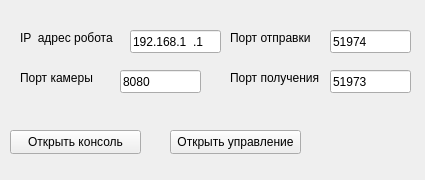
<?xml version="1.0" encoding="UTF-8"?>
<ui version="4.0">
 <class>Widget</class>
 <widget class="QWidget" name="Widget">
  <property name="geometry">
   <rect>
    <x>0</x>
    <y>0</y>
    <width>425</width>
    <height>180</height>
   </rect>
  </property>
  <property name="minimumSize">
   <size>
    <width>425</width>
    <height>180</height>
   </size>
  </property>
  <property name="maximumSize">
   <size>
    <width>425</width>
    <height>180</height>
   </size>
  </property>
  <property name="focusPolicy">
   <enum>Qt::StrongFocus</enum>
  </property>
  <property name="windowTitle">
   <string>RoboControlQt</string>
  </property>
  <widget class="QLabel" name="label">
   <property name="geometry">
    <rect>
     <x>20</x>
     <y>30</y>
     <width>101</width>
     <height>16</height>
    </rect>
   </property>
   <property name="text">
    <string>IP  адрес робота</string>
   </property>
  </widget>
  <widget class="QLineEdit" name="ipEdit">
   <property name="geometry">
    <rect>
     <x>130</x>
     <y>30</y>
     <width>91</width>
     <height>23</height>
    </rect>
   </property>
   <property name="inputMask">
    <string>000.000.000.000; </string>
   </property>
   <property name="text">
    <string>192.168.1.1</string>
   </property>
  </widget>
  <widget class="QLabel" name="label_2">
   <property name="geometry">
    <rect>
     <x>230</x>
     <y>30</y>
     <width>91</width>
     <height>16</height>
    </rect>
   </property>
   <property name="text">
    <string>Порт отправки</string>
   </property>
  </widget>
  <widget class="QLineEdit" name="sendPortEdit">
   <property name="geometry">
    <rect>
     <x>330</x>
     <y>30</y>
     <width>81</width>
     <height>23</height>
    </rect>
   </property>
   <property name="text">
    <string>51974</string>
   </property>
  </widget>
  <widget class="QLabel" name="label_3">
   <property name="geometry">
    <rect>
     <x>230</x>
     <y>70</y>
     <width>91</width>
     <height>16</height>
    </rect>
   </property>
   <property name="text">
    <string>Порт получения</string>
   </property>
  </widget>
  <widget class="QLineEdit" name="receivePortEdit">
   <property name="geometry">
    <rect>
     <x>330</x>
     <y>70</y>
     <width>81</width>
     <height>23</height>
    </rect>
   </property>
   <property name="text">
    <string>51973</string>
   </property>
  </widget>
  <widget class="QLabel" name="label_4">
   <property name="geometry">
    <rect>
     <x>20</x>
     <y>70</y>
     <width>91</width>
     <height>16</height>
    </rect>
   </property>
   <property name="text">
    <string>&lt;html&gt;&lt;head/&gt;&lt;body&gt;&lt;p&gt;Порт камеры&lt;/p&gt;&lt;/body&gt;&lt;/html&gt;</string>
   </property>
  </widget>
  <widget class="QLineEdit" name="camPort">
   <property name="geometry">
    <rect>
     <x>120</x>
     <y>70</y>
     <width>81</width>
     <height>23</height>
    </rect>
   </property>
   <property name="inputMask">
    <string/>
   </property>
   <property name="text">
    <string>8080</string>
   </property>
  </widget>
  <widget class="QPushButton" name="controlBtn">
   <property name="geometry">
    <rect>
     <x>170</x>
     <y>130</y>
     <width>131</width>
     <height>24</height>
    </rect>
   </property>
   <property name="text">
    <string>Открыть управление</string>
   </property>
  </widget>
  <widget class="QPushButton" name="consoleBtn">
   <property name="geometry">
    <rect>
     <x>10</x>
     <y>130</y>
     <width>131</width>
     <height>24</height>
    </rect>
   </property>
   <property name="text">
    <string>Открыть консоль</string>
   </property>
  </widget>
 </widget>
 <layoutdefault spacing="6" margin="11"/>
 <resources/>
 <connections/>
</ui>
